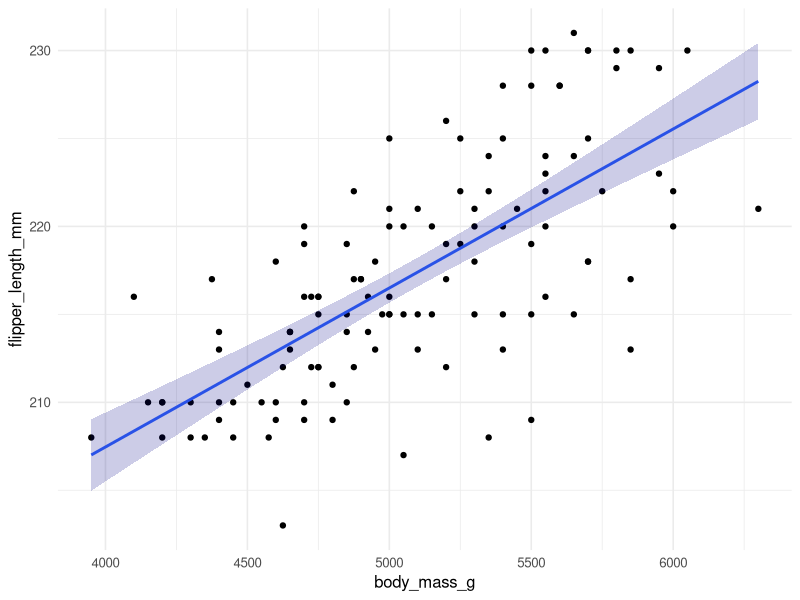
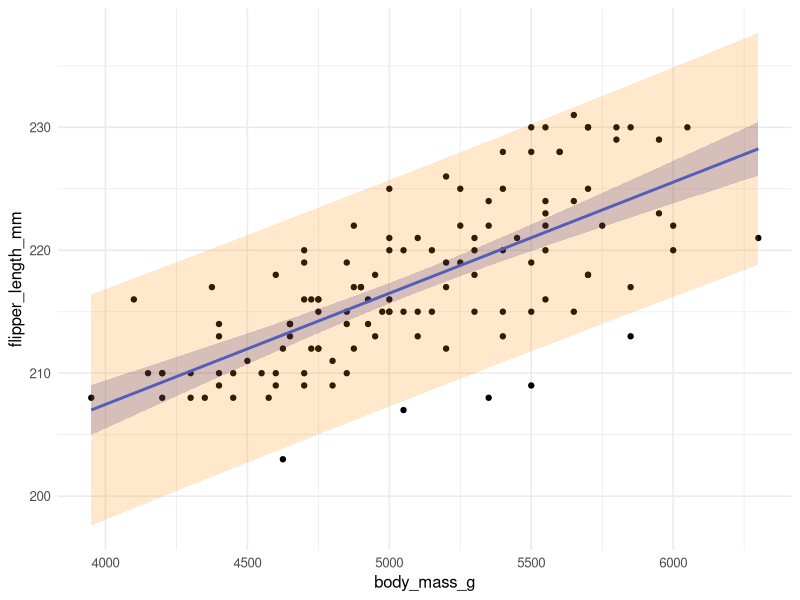

Here is the R script that generated these plots, in order:
## ---- chunk 1
library(tidyverse)
library(patchwork)
library(modelr)
theme_set(theme_minimal(base_size = 12))
## ---- chunk 2
gentoo_lm = lm(flipper_length_mm ~ body_mass_g, data = palmerpenguins::penguins %>% filter(species == "Gentoo") )

gentoo_conf = broom::augment(gentoo_lm, interval = "confidence")
gentoo_prediction = broom::augment(gentoo_lm, interval = "prediction")

palmerpenguins::penguins %>%
  filter(species == "Gentoo") %>%
  ggplot(aes(x = body_mass_g, y = flipper_length_mm)) + 
  geom_point() + 
  geom_smooth(method = "lm", se = FALSE) + 
  geom_ribbon(data = gentoo_conf, aes(ymin = .lower, ymax = .upper), 
              alpha = .2, fill = "darkblue")
## ---- chunk 3
palmerpenguins::penguins %>%
  filter(species == "Gentoo") %>%
  ggplot(aes(x = body_mass_g, y = flipper_length_mm)) + 
  geom_point() + 
  geom_smooth(method = "lm", se = FALSE) + 
  geom_ribbon(data = gentoo_conf, aes(ymin = .lower, ymax = .upper), 
              alpha = .2, fill = "darkblue") +
  geom_ribbon(data = gentoo_prediction, aes(ymin = .lower, ymax = .upper), 
              alpha = .2, fill = "darkorange")
